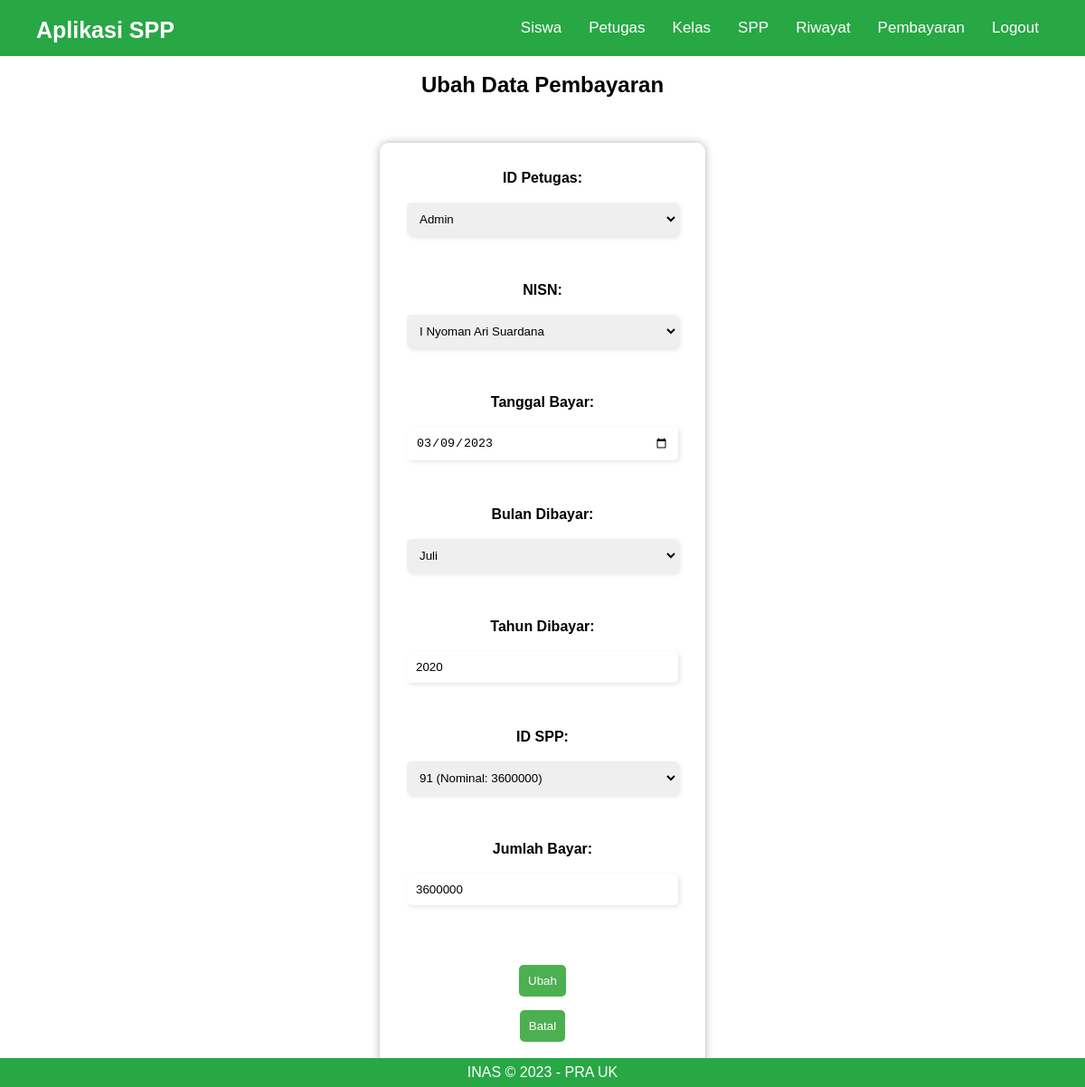
Page /admin/ubah_pembayaran.php?id=12 (signed in) on the committed database.
### tables this page shows
CREATE TABLE `pembayaran` (
  `id_pembayaran` int(11) NOT NULL,
  `id_petugas` int(11) NOT NULL,
  `nisn` int(11) NOT NULL,
  `tgl_bayar` date NOT NULL,
  `bulan_dibayar` varchar(11) NOT NULL,
  `tahun_dibayar` varchar(4) NOT NULL,
  `id_spp` int(11) NOT NULL,
  `jumlah_bayar` int(11) NOT NULL
);

### admin/ubah_pembayaran.php (the view, shortened to what this page needs)
<?php
    include('../koneksi.php');
    $id = $_GET['id'];
    $query_pembayaran = "SELECT * FROM pembayaran WHERE id_pembayaran='$id'";
    $result_pembayaran = mysqli_query($koneksi, $query_pembayaran);
    $data_pembayaran = mysqli_fetch_assoc($result_pembayaran);
    include_once('header.php');
 ?>
<section>
	<h2>Ubah Data Pembayaran</h2>
<form method="POST">
  <label for="id_petugas">ID Petugas:</label><br>
  <select name="id_petugas" required>
  <?php
  $query_petugas = "SELECT * FROM petugas";
  $result_petugas = mysqli_query($koneksi, $query_petugas);
  while ($data_petugas = mysqli_fetch_assoc($result_petugas)) {
    $selected = $data_pembayaran['id_petugas'] == $data_petugas['id_petugas'] ? 'selected' : '';
    echo '<option value="' . $data_petugas['id_petugas'] . '" ' . $selected . '>' . $data_petugas['nama_petugas'] . '</option>';
  }
  ?>
</select><br><br>
  <label for="nisn">NISN:</label><br>
  <select name="nisn" required>
  <?php
  $query_siswa = "SELECT * FROM siswa";
  $result_siswa = mysqli_query($koneksi, $query_siswa);
  while ($data_siswa = mysqli_fetch_assoc($result_siswa)) {
    $selected = $data_pembayaran['nisn'] == $data_siswa['nisn'] ? 'selected' : '';
    echo '<option value="' . $data_siswa['nisn'] . '" ' . $selected . '>' . $data_siswa['nama'] . '</option>';
  }
  ?>
</select><br><br>
  <label for="tgl_bayar">Tanggal Bayar:</label><br>
  <input type="date" name="tgl_bayar" value="<?php echo $data_pembayaran['tgl_bayar']; ?>" required><br><br>
  <label for="bulan_dibayar">Bulan Dibayar:</label><br>
  <select name="bulan_dibayar" required>
  <?php
  $bulan = ['Januari', 'Februari', 'Maret', 'April', 'Mei', 'Juni', 'Juli', 'Agustus', 'September', 'Oktober', 'November', 'Desember'];
  foreach ($bulan as $b) {
    $selected = $data_pembayaran['bulan_dibayar'] == $b ? 'selected' : '';
    echo '<option value="' . $b . '" ' . $selected . '>' . $b . '</option>';
  }
  ?>
</select><br><br>
  <label for="tahun_dibayar">Tahun Dibayar:</label><br>
  <input type="number" name="tahun_dibayar" value="<?php echo $data_pembayaran['tahun_dibayar']; ?>" required><br><br>
  <label for="id_spp">ID SPP:</label><br>
  <select name="id_spp" required>
		<?php
			$query_spp = "SELECT id_spp, nominal FROM spp";
			$result_spp = mysqli_query($koneksi, $query_spp);
			while ($data_spp = mysqli_fetch_assoc($result_spp)) {
				$selected = "";
				if ($data_spp['id_spp'] == $data_pembayaran['id_spp']) {
					$selected = "selected";
				}
				echo "<option value='" . $data_spp['id_spp'] . "' " . $selected . "> " . $data_spp['id_spp'] . " (Nominal: " . $data_spp['nominal'] . ")</option>";
			}
		?>
	</select><br><br>
  <label for="jumlah_bayar">Jumlah Bayar:</label><br>
  <input type="number" name="jumlah_bayar" value="<?php echo $data_pembayaran['jumlah_bayar']; ?>" required><br><br>
  <input type="submit" name="submit" value="Ubah">
  <a href="./riwayat.php"><button type="button">Batal</button></a>
</form>
</section>
<?php
    include_once('./footer.php');
?>

### admin/header.php (style rules this page uses)
* { box-sizing: border-box; margin: 0; padding: 0; }
body { font-family: sans-serif; max-width: 100%; overflow-x: hidden; }
h2 { margin-top: 80px; }
section { display: grid; place-items: center; height: calc(100vh - 70px); }
form { background-color: rgba(255, 255, 255, 0.8); border-radius: 10px; padding: 30px; max-width: 1000px; box-shadow: 0px 0px 10px rgba(0, 0, 0, 0.3); animation: fade-in 1s ease-out; display: flex; flex-direction: column; align-items: center; margin-top: 50px; }
label { font-weight: bold; }
input[type="date"], input[type="number"], input[type="text"], select { padding: 10px; margin-bottom: 15px; width: 300px; border-radius: 5px; border: none; box-shadow: 2px 2px 5px rgba(0, 0, 0, 0.1); }
button, input[type="submit"] { padding: 10px; margin-top: 15px; background-color: #4caf50; color: white; border: none; border-radius: 5px; cursor: pointer; transition: all 0.3s ease-in-out; }
button { margin-bottom: 20px; }
a { text-decoration: none; color: #007bff; }

### rows in the picture
pembayaran: tgl_bayar "03/09/2023", tahun_dibayar "2020", jumlah_bayar "3600000"

### other values in the picture
form field id_petugas "Admin"
form field nisn "I Nyoman Ari Suardana"
form field bulan_dibayar "Juli"
form field id_spp "91 (Nominal: 3600000)"
